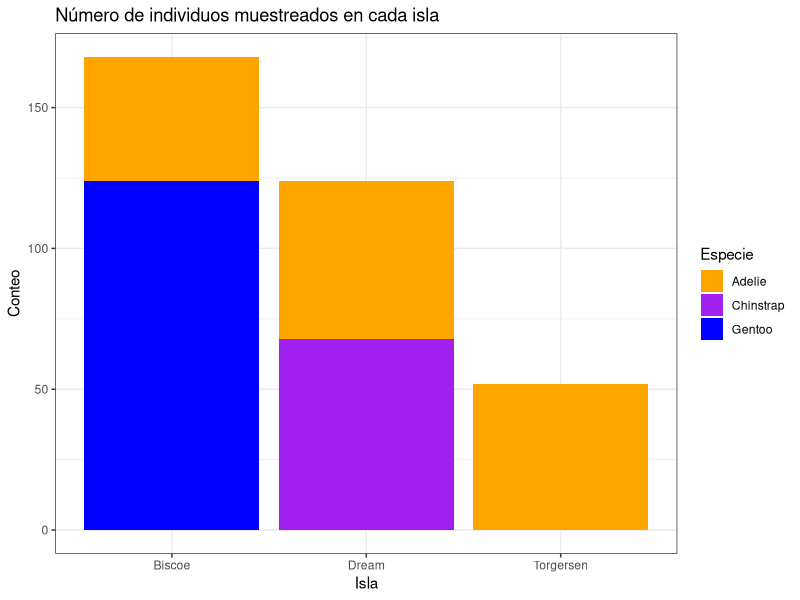
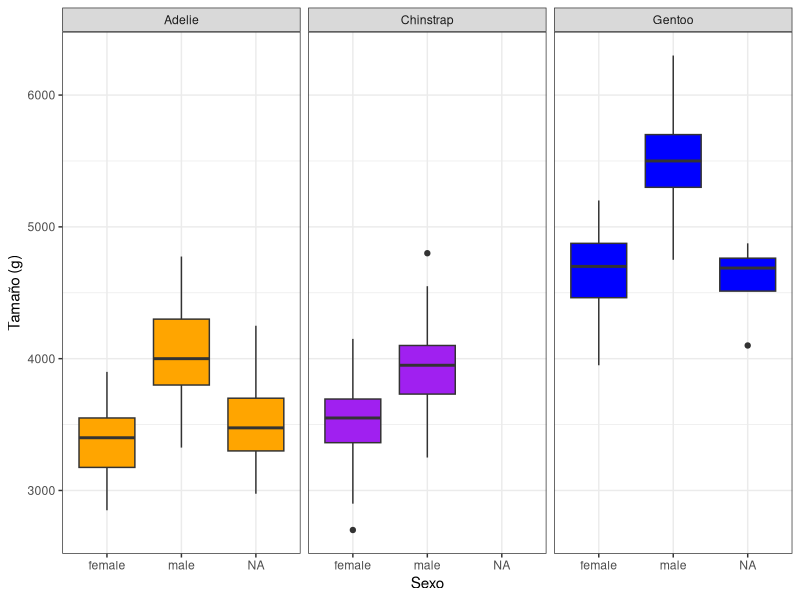

The R source for these figures, in order:
## ---- chunk 1
knitr::opts_chunk$set(echo = TRUE, warning=FALSE)
## ---- chunk 2
library(tidyverse)
library(palmerpenguins)
data <- penguins
## ---- chunk 3
# Cuento el número de especies y por sexos
data %>% count(species)
tabla_sexos <- table(data$species,data$sex)
knitr::kable(tabla_sexos,format="markdown")

# Hago un bucle para crear tablas descriptivas para cada variable y luego combinarlas

variables <- c("bill_length_mm","bill_depth_mm","flipper_length_mm","body_mass_g")
list_summary_tables <- list()
for (i in 1:length(variables)) {
list_summary_tables[[i]] <- data %>% 
  summarise(variable=variables[i],
            mean=mean(get(variables[i]),na.rm=T),
            sd=sd(get(variables[i]),na.rm=T),
            min=min(get(variables[i]),na.rm=T),
            max=max(get(variables[i]),na.rm=T))
}
summary_table <- bind_rows(list_summary_tables)
knitr::kable(summary_table,format="markdown")

## ---- chunk 4
data %>% ggplot(aes(x=island,fill=species)) + geom_bar() +theme_bw()  +labs(y="Conteo", x="Isla", fill="Especie", title="Número de individuos muestreados en cada isla") + scale_fill_manual(values=c("orange","purple","blue"))

knitr::kable(addmargins(table(data$species,data$island)),format="markdown")
## ---- chunk 5
data %>%ggplot(aes(y=body_mass_g,x=sex,fill=species)) + geom_boxplot() + facet_wrap(vars(species)) +theme_bw() + labs(y="Tamaño (g)", x="Sexo") +theme(legend.position = "off") + scale_fill_manual(values=c("orange","purple","blue"))
